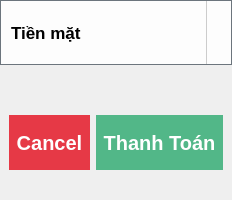
                         <widget class="QFrame" name="frame_32">
                          <property name="minimumSize">
                           <size>
                            <width>0</width>
                            <height>200</height>
                           </size>
                          </property>
                          <property name="maximumSize">
                           <size>
                            <width>16777215</width>
                            <height>200</height>
                           </size>
                          </property>
                          <property name="styleSheet">
                           <string notr="true">border: none;</string>
                          </property>
                          <property name="frameShape">
                           <enum>QFrame::StyledPanel</enum>
                          </property>
                          <property name="frameShadow">
                           <enum>QFrame::Raised</enum>
                          </property>
                          <layout class="QVBoxLayout" name="verticalLayout_19">
                           <property name="spacing">
                            <number>20</number>
                           </property>
                           <property name="leftMargin">
                            <number>0</number>
                           </property>
                           <property name="topMargin">
                            <number>0</number>
                           </property>
                           <property name="rightMargin">
                            <number>0</number>
                           </property>
                           <property name="bottomMargin">
                            <number>0</number>
                           </property>
                           <item>
                            <widget class="QComboBox" name="pay_method_CB">
                             <property name="minimumSize">
                              <size>
                               <width>0</width>
                               <height>65</height>
                              </size>
                             </property>
                             <property name="font">
                              <font>
                               <pointsize>13</pointsize>
                               <weight>75</weight>
                               <bold>true</bold>
                              </font>
                             </property>
                             <property name="styleSheet">
                              <string notr="true">QComboBox{
    border: 1px solid #6c757d;      
    padding: 6px 10px;             
    background: #fdfdfd;           
}

QComboBox:focus {
    border-right: 1px solid rgb(0, 0, 0);      
    background: #ffffff;           
}

QComboBox::drop-down {
    subcontrol-origin: padding;
    subcontrol-position: top right;
    width: 24px;
    border-left: 1px solid #ccc;
}

QComboBox::down-arrow {
	image: url(:/UI/icons/chevron-down.svg);
    width: 12px;
    height: 12px;
}
</string>
                             </property>
                             <property name="editable">
                              <bool>false</bool>
                             </property>
                             <property name="sizeAdjustPolicy">
                              <enum>QComboBox::AdjustToContents</enum>
                             </property>
                             <property name="minimumContentsLength">
                              <number>0</number>
                             </property>
                             <property name="iconSize">
                              <size>
                               <width>30</width>
                               <height>30</height>
                              </size>
                             </property>
                             <item>
                              <property name="text">
                               <string>Tiền mặt</string>
                              </property>
                             </item>
                             <item>
                              <property name="text">
                               <string>Chuyển khoản</string>
                              </property>
                             </item>
                            </widget>
                           </item>
                           <item>
                            <widget class="QFrame" name="frame_51">
                             <property name="frameShape">
                              <enum>QFrame::StyledPanel</enum>
                             </property>
                             <property name="frameShadow">
                              <enum>QFrame::Raised</enum>
                             </property>
                             <layout class="QHBoxLayout" name="horizontalLayout_31">
                              <item>
                               <widget class="QToolButton" name="cancel_btn">
                                <property name="sizePolicy">
                                 <sizepolicy hsizetype="Preferred" vsizetype="Fixed">
                                  <horstretch>0</horstretch>
                                  <verstretch>0</verstretch>
                                 </sizepolicy>
                                </property>
                                <property name="minimumSize">
                                 <size>
                                  <width>0</width>
                                  <height>55</height>
                                 </size>
                                </property>
                                <property name="font">
                                 <font>
                                  <pointsize>15</pointsize>
                                  <weight>75</weight>
                                  <bold>true</bold>
                                 </font>
                                </property>
                                <property name="styleSheet">
                                 <string notr="true">#cancel_btn{
	background-color: #e63946;
	color: rgb(255, 255, 255)
}

#cancel_btn:hover{
	background-color: #6c757d;
	color: rgb(255, 255, 255)
}</string>
                                </property>
                                <property name="text">
                                 <string>Cancel</string>
                                </property>
                               </widget>
                              </item>
                              <item>
                               <widget class="QToolButton" name="pay_btn">
                                <property name="sizePolicy">
                                 <sizepolicy hsizetype="Preferred" vsizetype="Fixed">
                                  <horstretch>0</horstretch>
                                  <verstretch>0</verstretch>
                                 </sizepolicy>
                                </property>
                                <property name="minimumSize">
                                 <size>
                                  <width>0</width>
                                  <height>55</height>
                                 </size>
                                </property>
                                <property name="font">
                                 <font>
                                  <pointsize>15</pointsize>
                                  <weight>75</weight>
                                  <bold>true</bold>
                                 </font>
                                </property>
                                <property name="styleSheet">
                                 <string notr="true">#pay_btn{
	background-color: #52b788;
	color: rgb(255, 255, 255);
}

#pay_btn:hover{
	background-color: #6c757d;
	color: rgb(255, 255, 255)
}</string>
                                </property>
                                <property name="text">
                                 <string>Thanh Toán</string>
                                </property>
                               </widget>
                              </item>
                             </layout>
                            </widget>
                           </item>
                          </layout>
                         </widget>
